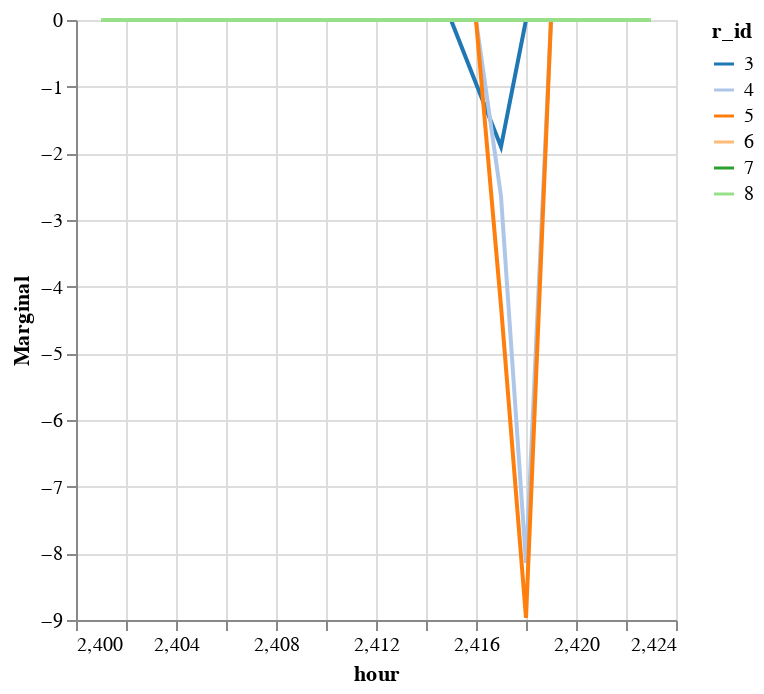

Write notebook code for a chart like this one.
### Markdown cell above
You may notice that the model still uses combustion turbines (light pink above) during hours when there is sufficient capacity of combined cycle plants, which are more efficient. This is because of ramp limits, which we will examine now.

All constraints (in a linear program) have a **"marginal value"** (also known as "shadow price" or "dual value") which is how much the objective would change if the right-hand-side (RHS) of the constraint were increased by one unit. Let's examine the marginal value/dual of the ramp up constraint for the combined cycle plants using the values from the new equation we added to `economic_dispatch_multi_time` (line 72).

### Code cell
marg_gen = innerjoin(solution.marginals, 
                    gen_df[!, [:r_id, :resource]], 
                    on = :r_id)
marg_gen[marg_gen.resource .== "natural_gas_fired_combined_cycle",:] |>
@vlplot(:line, 
    x=:hour, y={:gen, title="Marginal"}, 
    color={"r_id:n", scale={scheme="category20"}})

### Figure 1 — Vega-Lite specification as saved in the notebook (floating-point values rounded to 4 significant figures; data arrays with more than 128 entries replaced by an {"elided": "..."} marker saying what was removed)
{"data": {"values": {"elided": "138 records"}}, "encoding": {"color": {"field": "r_id", "scale": {"scheme": "category20"}, "type": "nominal"}, "x": {"field": "hour", "type": "quantitative"}, "y": {"field": "gen", "title": "Marginal", "type": "quantitative"}}, "mark": "line"}
